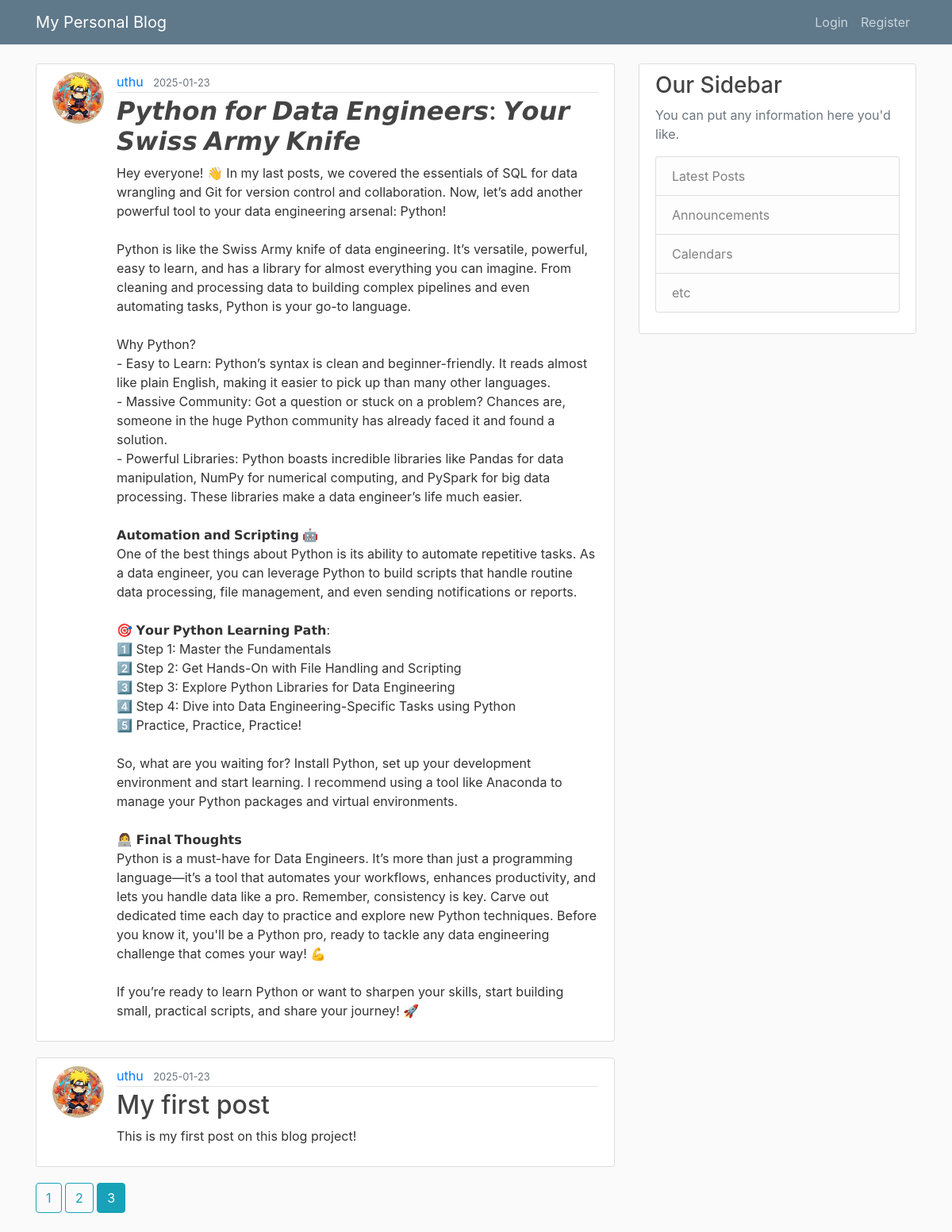
Screenshot of /home?page=3 with the database file from the repository.
### flaskblog/models.py (models this page shows, shortened)
class Post(db.Model):
    id = db.Column(db.Integer, primary_key=True)
    title = db.Column(db.String(120), nullable=False)
    date_posted = db.Column(db.DateTime, nullable=False, default=datetime.utcnow)
    content = db.Column(db.Text, nullable=False)
    user_id = db.Column(db.Integer, db.ForeignKey('user.id') , nullable=False)

class User(db.Model, UserMixin):
    id = db.Column(db.Integer, primary_key=True)
    username = db.Column(db.String(20), unique=True, nullable=False)
    email = db.Column(db.String(120), unique=True, nullable=False)
    image_file = db.Column(db.String(20), nullable=False, default='default.png')
    password = db.Column(db.String(60), nullable=False)
    posts = db.relationship('Post', backref='author', lazy=True)

### flaskblog/routes.py (the view)
@app.route("/")
@app.route("/home")
def home():
    page = request.args.get('page', 1, type=int)
    posts = Post.query.order_by(Post.date_posted.desc()).paginate(page=page, per_page=2)
    return render_template("home.html", posts = posts)

### flaskblog/templates/home.html
{% extends "layout.html" %}
{% block content %}
    {% for post in posts.items %}
        <article class="media content-section">
            <img class="rounded-circle article-img" src="{{ url_for('static', filename='profile_pics/' + post.author.image_file) }}">
            <div class="media-body">
            <div class="article-metadata">
                <a class="mr-2" href="#">{{ post.author.username }}</a>
                <small class="text-muted">{{ post.date_posted.strftime('%Y-%m-%d') }}</small>
            </div>
            <h2><a class="article-title" href="{{ url_for('post', post_id=post.id) }}">{{ post.title }}</a></h2>
            <p class="article-content">{{ post.content }}</p>
            </div>
        </article>
    {% endfor %}
    {% for page_num in posts.iter_pages(left_edge=1, right_edge=1, left_current=1, right_current=2) %}
        {% if page_num %}
            {% if posts.page == page_num %}
                <a class="btn btn-info mb-4" href="{{ url_for('home', page=page_num)}}"> {{ page_num }}</a>
            {% else %}
                <a class="btn btn-outline-info mb-4" href="{{ url_for('home', page=page_num)}}"> {{ page_num }}</a>
            {% endif %}
        {% else %}
            ...
        {% endif %}
    {% endfor %}
{% endblock content%}

### flaskblog/static/main.css (style rules this page uses)
body { background: #fafafa; color: #333333; margin-top: 5rem; }
h1, h2, h3, h4, h5, h6 { color: #444444; }
.content-section { background: #ffffff; padding: 10px 20px; border: 1px solid #dddddd; border-radius: 3px; margin-bottom: 20px; }
.article-title { color: #444444; }
.article-content { white-space: pre-line; }
.article-img { height: 65px; width: 65px; margin-right: 16px; }
.article-metadata { padding-bottom: 1px; margin-bottom: 4px; border-bottom: 1px solid #e3e3e3 }

### rows the page displays
Post: image_file (picture), author.username "uthu", date_posted "2025-01-23", title "𝙋𝙮𝙩𝙝𝙤𝙣 𝙛𝙤𝙧 𝘿𝙖𝙩𝙖 𝙀𝙣𝙜𝙞𝙣𝙚𝙚𝙧𝙨: 𝙔𝙤𝙪𝙧 𝙎𝙬𝙞𝙨𝙨 𝘼𝙧𝙢𝙮 𝙆𝙣𝙞𝙛𝙚", content "Hey everyone! 👋 In my last posts, we covered the essentials of SQL for data wrangling and Git for version control and collaboration. Now, let’s add another powerful tool to your data engineering arsenal: Python! Python is like the Swiss Army knife of data engineering. It’s versatile, powerful, easy to learn, and has a library for almost everything you can imagine. From cleaning and processing data to building complex pipelines and even automating tasks, Python is your go-to language. Why Python? - Easy to Learn: Python’s syntax is clean and beginner-friendly. It reads almost like plain English, making it easier to pick up than many other languages. - Massive Community: Got a question or…"
Post: image_file (picture), author.username "uthu", date_posted "2025-01-23", title "My first post", content "This is my first post on this blog project!"

### other values shown
{{ page_num }} "1" "2"
{{ page_num }} "3"
